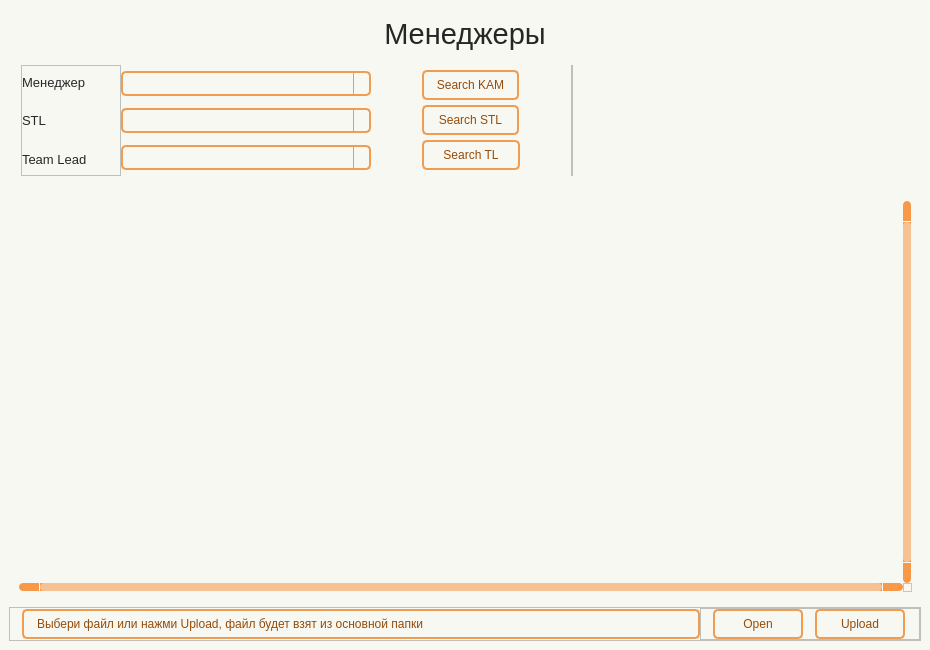
<?xml version="1.0" encoding="UTF-8"?>
<ui version="4.0">
 <class>Form</class>
 <widget class="QWidget" name="Form">
  <property name="geometry">
   <rect>
    <x>0</x>
    <y>0</y>
    <width>930</width>
    <height>650</height>
   </rect>
  </property>
  <property name="minimumSize">
   <size>
    <width>930</width>
    <height>650</height>
   </size>
  </property>
  <property name="windowTitle">
   <string>Form</string>
  </property>
  <property name="styleSheet">
   <string notr="true">QWidget{
	background-color: #f8f8f2;
}

#Title_label.QLabel {
color: #262626;
font: 22pt &quot;Tahoma&quot;;
}

QLabel {
color: #262626;
font: 10pt &quot;Tahoma&quot;;
}

QPushButton {
	border: 2px solid #f09d54;
	border-radius: 5px;
	background-color: #f8f8f2;
	color: #964b09;
	font: 10pt &quot;Tahoma&quot;;
}

QPushButton:hover {
	background-color: #f28223;
	color: #ffffff;
}

QPushButton:pressed {
	background-color: #f28223;
	border: 2px solid #f28223;
	color: #ffffff;
}


QTableWidget {	
	background-color: #f8f8f2;
	padding: 10px;
	border-radius: 5px;
	gridline-color: #f8994a;
    outline: none;
	color: #262626;
}
QTableWidget::item{
	border-color: #f8994a;
	padding-left: 5px;
	padding-right: 5px;
	gridline-color: #f8994a;
	color: #262626;
}
QTableWidget::item:selected{
	background-color: #f6c294;
    color: #262626;
}
QHeaderView::section{
	background-color: #f8f8f2;
	max-width: 30px;
	border: none;
	border-style: none;
}
QTableWidget::horizontalHeader {	
	background-color: #f8994a;
}
QHeaderView::section:horizontal {
    border: 1px solid #f8994a;
	background-color: #ffd4af;
	padding: 3px;
	border-top-left-radius: 7px;
    border-top-right-radius: 7px;
    color: #262626;
}
QHeaderView::section:vertical {
    border: 1px solid #f8994a;
	color: #262626;
}

QLineEdit {
	background-color: #f8f8f2;
	border-radius: 5px;
	border: 2px solid #f09d54;
	padding-left: 10px;
	selection-color: rgb(255, 255, 255);
	selection-background-color: #f28223;
    color: #262626;
}
QLineEdit:hover {
	border: 2px solid #f28223;
}
QLineEdit:focus {
	border: 2px solid #f28223;
}

QComboBox {
	background-color: #f8f8f2;
	border-radius: 5px;
	border: 2px solid #f09d54;
	padding-left: 10px;
	selection-color: #f28223;
	selection-background-color: #f28223;
    color: #262626;
	font: 10pt &quot;Tahoma&quot;;
}
QComboBox:hover {
	border: 2px solid #f28223;
	
}
QComboBox:focus {
	border: 2px solid #f28223;
}

QComboBox QAbstractItemView::item {
	color: #262626;
}
QComboBox QAbstractItemView::item::selected {
	background-color: #f09d54;
	color: #ffffff;
}

QComboBox::down-arrow {
	
	image: url(:/icon/icon/chevron-down — копия — копия.svg);
}
QComboBox::drop-down {
    subcontrol-origin: padding;
    subcontrol-position: top right;
    width: 15px;
    border-left-width: 1px;
    border-left-color: #f8994a;
    border-left-style: solid; /* just a single line */
    border-top-right-radius: 3px; /* same radius as the QComboBox */
    border-bottom-right-radius: 3px;
	color: #262626;
}

QScrollBar:horizontal {
    border: none;
    background: #f8994a;
    height: 8px;
    margin: 0px 21px 0 21px;
	border-radius: 0px;
}
QScrollBar::handle:horizontal {
    background: #f6c294;
    min-width: 25px;
	border-radius: 4px
}
QScrollBar::add-line:horizontal {
    border: none;
    background: #f8994a;
    width: 20px;
	border-top-right-radius: 4px;
    border-bottom-right-radius: 4px;
    subcontrol-position: right;
    subcontrol-origin: margin;
}
QScrollBar::sub-line:horizontal {
    border: none;
    background: #f8994a;
    width: 20px;
	border-top-left-radius: 4px;
    border-bottom-left-radius: 4px;
    subcontrol-position: left;
    subcontrol-origin: margin;
}
QScrollBar::up-arrow:horizontal, QScrollBar::down-arrow:horizontal
{
     background: none;
}
QScrollBar::add-page:horizontal, QScrollBar::sub-page:horizontal
{
     background: none;
}
 QScrollBar:vertical {
	border: none;
    background-color: #f8994a;
    width: 8px;
    margin: 21px 0 21px 0;
	border-radius: 0px;
 }
 QScrollBar::handle:vertical {	
	background: #f6c294;
    min-height: 25px;
	border-radius: 4px
 }
 QScrollBar::add-line:vertical {
     border: none;
    background: #f8994a;
     height: 20px;
	border-bottom-left-radius: 4px;
    border-bottom-right-radius: 4px;
     subcontrol-position: bottom;
     subcontrol-origin: margin;
 }
 QScrollBar::sub-line:vertical {
	border: none;
    background: #f8994a;
     height: 20px;
	border-top-left-radius: 4px;
    border-top-right-radius: 4px;
     subcontrol-position: top;
     subcontrol-origin: margin;
 }
 QScrollBar::up-arrow:vertical, QScrollBar::down-arrow:vertical {
     background: none;
 }

 QScrollBar::add-page:vertical, QScrollBar::sub-page:vertical {
     background: none;
 }</string>
  </property>
  <layout class="QHBoxLayout" name="horizontalLayout">
   <property name="leftMargin">
    <number>0</number>
   </property>
   <property name="topMargin">
    <number>0</number>
   </property>
   <property name="rightMargin">
    <number>0</number>
   </property>
   <property name="bottomMargin">
    <number>0</number>
   </property>
   <item>
    <widget class="QWidget" name="widget" native="true">
     <layout class="QVBoxLayout" name="verticalLayout">
      <item>
       <widget class="QLabel" name="Title_label">
        <property name="minimumSize">
         <size>
          <width>0</width>
          <height>50</height>
         </size>
        </property>
        <property name="font">
         <font>
          <family>Tahoma</family>
          <pointsize>22</pointsize>
          <italic>false</italic>
          <bold>false</bold>
         </font>
        </property>
        <property name="layoutDirection">
         <enum>Qt::LayoutDirection::LeftToRight</enum>
        </property>
        <property name="text">
         <string>Менеджеры</string>
        </property>
        <property name="alignment">
         <set>Qt::AlignmentFlag::AlignCenter</set>
        </property>
       </widget>
      </item>
      <item>
       <widget class="QFrame" name="frame_Search">
        <property name="minimumSize">
         <size>
          <width>0</width>
          <height>120</height>
         </size>
        </property>
        <property name="maximumSize">
         <size>
          <width>16777215</width>
          <height>140</height>
         </size>
        </property>
        <layout class="QHBoxLayout" name="horizontalLayout_5">
         <property name="spacing">
          <number>0</number>
         </property>
         <property name="leftMargin">
          <number>12</number>
         </property>
         <property name="topMargin">
          <number>0</number>
         </property>
         <property name="rightMargin">
          <number>0</number>
         </property>
         <property name="bottomMargin">
          <number>9</number>
         </property>
         <item>
          <widget class="QFrame" name="frame">
           <property name="minimumSize">
            <size>
             <width>100</width>
             <height>0</height>
            </size>
           </property>
           <property name="maximumSize">
            <size>
             <width>16777215</width>
             <height>16777215</height>
            </size>
           </property>
           <property name="frameShape">
            <enum>QFrame::Shape::StyledPanel</enum>
           </property>
           <property name="frameShadow">
            <enum>QFrame::Shadow::Raised</enum>
           </property>
           <layout class="QVBoxLayout" name="verticalLayout_2">
            <property name="leftMargin">
             <number>0</number>
            </property>
            <property name="topMargin">
             <number>0</number>
            </property>
            <property name="rightMargin">
             <number>9</number>
            </property>
            <property name="bottomMargin">
             <number>0</number>
            </property>
            <item>
             <widget class="QLabel" name="label_3">
              <property name="font">
               <font>
                <family>Tahoma</family>
                <pointsize>10</pointsize>
                <italic>false</italic>
                <bold>false</bold>
               </font>
              </property>
              <property name="text">
               <string>Менеджер</string>
              </property>
             </widget>
            </item>
            <item>
             <widget class="QLabel" name="label_2">
              <property name="font">
               <font>
                <family>Tahoma</family>
                <pointsize>10</pointsize>
                <italic>false</italic>
                <bold>false</bold>
               </font>
              </property>
              <property name="text">
               <string>STL</string>
              </property>
             </widget>
            </item>
            <item>
             <widget class="QLabel" name="label_4">
              <property name="font">
               <font>
                <family>Tahoma</family>
                <pointsize>10</pointsize>
                <italic>false</italic>
                <bold>false</bold>
               </font>
              </property>
              <property name="text">
               <string>Team Lead</string>
              </property>
             </widget>
            </item>
           </layout>
          </widget>
         </item>
         <item>
          <widget class="QFrame" name="frame_2">
           <property name="minimumSize">
            <size>
             <width>250</width>
             <height>70</height>
            </size>
           </property>
           <property name="maximumSize">
            <size>
             <width>300</width>
             <height>16777215</height>
            </size>
           </property>
           <layout class="QVBoxLayout" name="verticalLayout_3">
            <property name="spacing">
             <number>6</number>
            </property>
            <property name="leftMargin">
             <number>0</number>
            </property>
            <property name="topMargin">
             <number>0</number>
            </property>
            <property name="rightMargin">
             <number>0</number>
            </property>
            <property name="bottomMargin">
             <number>0</number>
            </property>
            <item>
             <widget class="QComboBox" name="line_kam">
              <property name="minimumSize">
               <size>
                <width>0</width>
                <height>25</height>
               </size>
              </property>
             </widget>
            </item>
            <item>
             <widget class="QComboBox" name="line_stl">
              <property name="minimumSize">
               <size>
                <width>0</width>
                <height>25</height>
               </size>
              </property>
             </widget>
            </item>
            <item>
             <widget class="QComboBox" name="line_tl">
              <property name="minimumSize">
               <size>
                <width>0</width>
                <height>25</height>
               </size>
              </property>
              <property name="maximumSize">
               <size>
                <width>16777215</width>
                <height>25</height>
               </size>
              </property>
             </widget>
            </item>
           </layout>
          </widget>
         </item>
         <item>
          <spacer name="horizontalSpacer">
           <property name="orientation">
            <enum>Qt::Orientation::Horizontal</enum>
           </property>
           <property name="sizeType">
            <enum>QSizePolicy::Policy::Fixed</enum>
           </property>
           <property name="sizeHint" stdset="0">
            <size>
             <width>50</width>
             <height>20</height>
            </size>
           </property>
          </spacer>
         </item>
         <item>
          <widget class="QFrame" name="frame_3">
           <property name="minimumSize">
            <size>
             <width>100</width>
             <height>0</height>
            </size>
           </property>
           <property name="maximumSize">
            <size>
             <width>93</width>
             <height>16777215</height>
            </size>
           </property>
           <layout class="QVBoxLayout" name="verticalLayout_4">
            <property name="spacing">
             <number>0</number>
            </property>
            <property name="leftMargin">
             <number>1</number>
            </property>
            <property name="topMargin">
             <number>0</number>
            </property>
            <property name="rightMargin">
             <number>1</number>
            </property>
            <property name="bottomMargin">
             <number>0</number>
            </property>
            <item>
             <widget class="QPushButton" name="btn_find_KAM">
              <property name="minimumSize">
               <size>
                <width>97</width>
                <height>30</height>
               </size>
              </property>
              <property name="maximumSize">
               <size>
                <width>92</width>
                <height>16777215</height>
               </size>
              </property>
              <property name="text">
               <string>Search KAM</string>
              </property>
              <property name="icon">
               <iconset resource="../resource.qrc">
                <normaloff>:/icon/icon/search — копия — копия.svg</normaloff>:/icon/icon/search — копия — копия.svg</iconset>
              </property>
             </widget>
            </item>
            <item>
             <widget class="QPushButton" name="btn_find_STL">
              <property name="minimumSize">
               <size>
                <width>97</width>
                <height>30</height>
               </size>
              </property>
              <property name="maximumSize">
               <size>
                <width>92</width>
                <height>16777215</height>
               </size>
              </property>
              <property name="text">
               <string>Search STL</string>
              </property>
              <property name="icon">
               <iconset resource="../resource.qrc">
                <normaloff>:/icon/icon/search — копия — копия.svg</normaloff>:/icon/icon/search — копия — копия.svg</iconset>
              </property>
             </widget>
            </item>
            <item>
             <widget class="QPushButton" name="btn_find_TL">
              <property name="minimumSize">
               <size>
                <width>97</width>
                <height>30</height>
               </size>
              </property>
              <property name="text">
               <string>Search TL</string>
              </property>
              <property name="icon">
               <iconset resource="../resource.qrc">
                <normaloff>:/icon/icon/search — копия — копия.svg</normaloff>:/icon/icon/search — копия — копия.svg</iconset>
              </property>
             </widget>
            </item>
           </layout>
          </widget>
         </item>
         <item>
          <spacer name="horizontalSpacer_3">
           <property name="orientation">
            <enum>Qt::Orientation::Horizontal</enum>
           </property>
           <property name="sizeType">
            <enum>QSizePolicy::Policy::Fixed</enum>
           </property>
           <property name="sizeHint" stdset="0">
            <size>
             <width>50</width>
             <height>20</height>
            </size>
           </property>
          </spacer>
         </item>
         <item>
          <widget class="QFrame" name="frame_6">
           <property name="frameShape">
            <enum>QFrame::Shape::StyledPanel</enum>
           </property>
           <property name="frameShadow">
            <enum>QFrame::Shadow::Raised</enum>
           </property>
           <layout class="QHBoxLayout" name="horizontalLayout_2">
            <property name="spacing">
             <number>0</number>
            </property>
            <property name="leftMargin">
             <number>0</number>
            </property>
            <property name="topMargin">
             <number>0</number>
            </property>
            <property name="rightMargin">
             <number>0</number>
            </property>
            <property name="bottomMargin">
             <number>0</number>
            </property>
           </layout>
          </widget>
         </item>
         <item>
          <spacer name="horizontalSpacer_2">
           <property name="orientation">
            <enum>Qt::Orientation::Horizontal</enum>
           </property>
           <property name="sizeHint" stdset="0">
            <size>
             <width>40</width>
             <height>20</height>
            </size>
           </property>
          </spacer>
         </item>
        </layout>
       </widget>
      </item>
      <item>
       <widget class="QTableWidget" name="table">
        <property name="font">
         <font>
          <family>Tahoma</family>
          <pointsize>10</pointsize>
         </font>
        </property>
        <property name="verticalScrollBarPolicy">
         <enum>Qt::ScrollBarPolicy::ScrollBarAlwaysOn</enum>
        </property>
        <property name="horizontalScrollBarPolicy">
         <enum>Qt::ScrollBarPolicy::ScrollBarAlwaysOn</enum>
        </property>
        <property name="sizeAdjustPolicy">
         <enum>QAbstractScrollArea::SizeAdjustPolicy::AdjustToContents</enum>
        </property>
        <property name="autoScrollMargin">
         <number>10</number>
        </property>
        <property name="selectionMode">
         <enum>QAbstractItemView::SelectionMode::SingleSelection</enum>
        </property>
        <property name="textElideMode">
         <enum>Qt::TextElideMode::ElideMiddle</enum>
        </property>
        <property name="sortingEnabled">
         <bool>true</bool>
        </property>
        <property name="wordWrap">
         <bool>true</bool>
        </property>
        <property name="columnCount">
         <number>0</number>
        </property>
        <attribute name="horizontalHeaderCascadingSectionResizes">
         <bool>true</bool>
        </attribute>
        <attribute name="horizontalHeaderMinimumSectionSize">
         <number>55</number>
        </attribute>
        <attribute name="horizontalHeaderShowSortIndicator" stdset="0">
         <bool>true</bool>
        </attribute>
        <attribute name="horizontalHeaderStretchLastSection">
         <bool>true</bool>
        </attribute>
        <attribute name="verticalHeaderVisible">
         <bool>false</bool>
        </attribute>
        <attribute name="verticalHeaderCascadingSectionResizes">
         <bool>true</bool>
        </attribute>
        <attribute name="verticalHeaderMinimumSectionSize">
         <number>25</number>
        </attribute>
        <attribute name="verticalHeaderDefaultSectionSize">
         <number>25</number>
        </attribute>
        <attribute name="verticalHeaderHighlightSections">
         <bool>false</bool>
        </attribute>
       </widget>
      </item>
      <item>
       <widget class="QFrame" name="frame_9">
        <property name="frameShape">
         <enum>QFrame::Shape::StyledPanel</enum>
        </property>
        <property name="frameShadow">
         <enum>QFrame::Shadow::Raised</enum>
        </property>
        <layout class="QHBoxLayout" name="horizontalLayout_7">
         <property name="spacing">
          <number>0</number>
         </property>
         <property name="leftMargin">
          <number>12</number>
         </property>
         <property name="topMargin">
          <number>0</number>
         </property>
         <property name="rightMargin">
          <number>0</number>
         </property>
         <property name="bottomMargin">
          <number>0</number>
         </property>
         <item>
          <widget class="QLabel" name="label_manager_File">
           <property name="minimumSize">
            <size>
             <width>0</width>
             <height>30</height>
            </size>
           </property>
           <property name="maximumSize">
            <size>
             <width>16777215</width>
             <height>30</height>
            </size>
           </property>
           <property name="styleSheet">
            <string notr="true">QLabel {
	background-color: #f8f8f2;
	border-radius: 5px;
	border: 2px solid #f09d54;
	padding-left: 10px;
	color: #964b09;
	font: 10pt &quot;Tahoma&quot;;
}</string>
           </property>
           <property name="text">
            <string>Выбери файл или нажми Upload, файл будет взят из основной папки</string>
           </property>
          </widget>
         </item>
         <item>
          <widget class="QFrame" name="frame_10">
           <property name="minimumSize">
            <size>
             <width>220</width>
             <height>0</height>
            </size>
           </property>
           <property name="maximumSize">
            <size>
             <width>220</width>
             <height>16777215</height>
            </size>
           </property>
           <property name="frameShape">
            <enum>QFrame::Shape::StyledPanel</enum>
           </property>
           <property name="frameShadow">
            <enum>QFrame::Shadow::Raised</enum>
           </property>
           <layout class="QHBoxLayout" name="horizontalLayout_6">
            <property name="spacing">
             <number>0</number>
            </property>
            <property name="leftMargin">
             <number>0</number>
            </property>
            <property name="topMargin">
             <number>0</number>
            </property>
            <property name="rightMargin">
             <number>0</number>
            </property>
            <property name="bottomMargin">
             <number>0</number>
            </property>
            <item>
             <widget class="QPushButton" name="btn_open_file_manager">
              <property name="minimumSize">
               <size>
                <width>90</width>
                <height>30</height>
               </size>
              </property>
              <property name="maximumSize">
               <size>
                <width>90</width>
                <height>16777215</height>
               </size>
              </property>
              <property name="text">
               <string>Open</string>
              </property>
              <property name="icon">
               <iconset resource="../resource.qrc">
                <normaloff>:/icon/icon/folder — копия — копия.svg</normaloff>:/icon/icon/folder — копия — копия.svg</iconset>
              </property>
             </widget>
            </item>
            <item>
             <widget class="QPushButton" name="btn_upload_file_manager">
              <property name="minimumSize">
               <size>
                <width>90</width>
                <height>30</height>
               </size>
              </property>
              <property name="maximumSize">
               <size>
                <width>90</width>
                <height>16777215</height>
               </size>
              </property>
              <property name="text">
               <string>Upload</string>
              </property>
              <property name="icon">
               <iconset resource="../resource.qrc">
                <normaloff>:/icon/icon/upload — копия — копия.svg</normaloff>:/icon/icon/upload — копия — копия.svg</iconset>
              </property>
             </widget>
            </item>
           </layout>
          </widget>
         </item>
        </layout>
       </widget>
      </item>
     </layout>
    </widget>
   </item>
  </layout>
 </widget>
 <resources>
  <include location="../resource.qrc"/>
 </resources>
 <connections/>
</ui>
